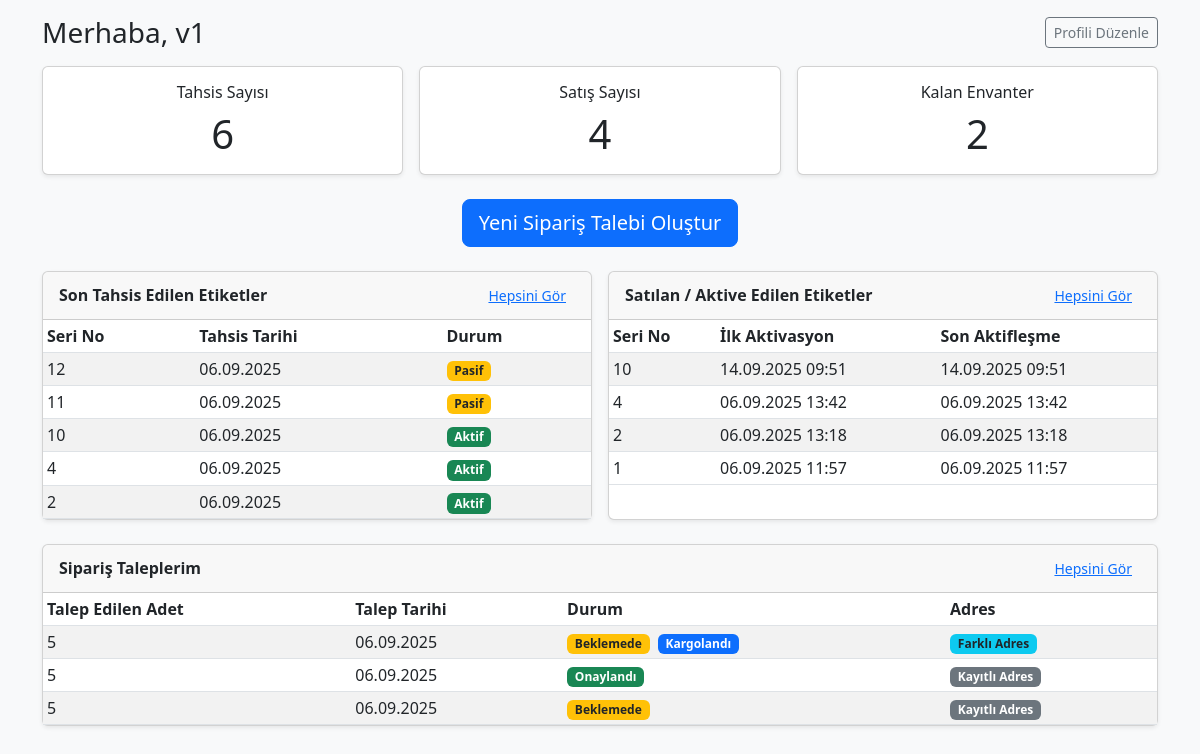
The app's page /veteriner/panel/ (signed in) with its own data.
### veteriner/models.py (models this page shows, shortened)
class Veteriner(models.Model):
    ad = models.CharField(max_length=150)
    telefon = models.CharField(max_length=30, blank=True)
    email = models.EmailField(blank=True)
    il = models.CharField(max_length=50, blank=True)
    ilce = models.CharField(max_length=50, blank=True)
    adres_detay = models.TextField(blank=True)
    kullanici = models.OneToOneField(
        User, null=True, blank=True,
        on_delete=models.SET_NULL, related_name='veteriner_profili'
    )
    aktif = models.BooleanField(default=True)
    olusturulma = models.DateTimeField(auto_now_add=True)
    odeme_modeli = models.CharField(max_length=10, choices=ODEME_SECENEKLERI, default=ODEME_PESIN)
    tahsis_sayisi = models.PositiveIntegerField(default=0)
    satis_sayisi = models.PositiveIntegerField(default=0)
    @property
    def kalan_envanter(self) -> int:
        return max((self.tahsis_sayisi or 0) - (self.satis_sayisi or 0), 0)

class SiparisIstemi(models.Model):
    veteriner = models.ForeignKey(Veteriner, on_delete=models.CASCADE, related_name='siparis_istekleri')
    talep_edilen_adet = models.PositiveIntegerField(default=5, validators=[MinValueValidator(5)])
    talep_tarihi = models.DateTimeField(auto_now_add=True)
    onaylandi = models.BooleanField(default=False)
    onay_tarihi = models.DateTimeField(null=True, blank=True)
    kargolandimi = models.BooleanField(default=False)
    kargo_tarihi = models.DateTimeField(null=True, blank=True)
    kargo_sirketi = models.CharField(max_length=20, choices=KARGO_SECENEKLERI, blank=True)
    kargo_takip_no = models.CharField(max_length=100, blank=True)
    farkli_adres_kullan = models.BooleanField(default=False)
    il = models.CharField(max_length=50, blank=True)
    ilce = models.CharField(max_length=50, blank=True)
    adres_detay = models.TextField(blank=True)
    numune_mi = models.BooleanField(default=False)
    odeme_durumu = models.CharField(max_length=12, choices=ODEME_DURUM_SEC, default=OD_BEKE)
    odeme_tutari = models.DecimalField(max_digits=10, decimal_places=2, null=True, blank=True)
    odeme_para_birimi = models.CharField(max_length=6, default='TRY')
    odeme_yontemi = models.CharField(max_length=10, choices=ODEME_YONTEM_SEC, blank=True)
    odeme_alinma_tarihi = models.DateTimeField(null=True, blank=True)

### anahtarlik/models.py (models this page shows, shortened)
class Etiket(models.Model):
    etiket_id = models.UUIDField(default=uuid.uuid4, editable=False, unique=True)
    seri_numarasi = models.CharField(max_length=50, unique=True)
    evcil_hayvan = models.OneToOneField('EvcilHayvan', on_delete=models.CASCADE, null=True, blank=True)
    qr_kod_url = models.URLField(blank=True)
    aktif = models.BooleanField(default=False)
    olusturulma_tarihi = models.DateTimeField(auto_now_add=True)
    kilitli = models.BooleanField(default=False)
    kanal = models.CharField(max_length=10, choices=KANAL_SECENEKLERI)
    satici_veteriner = models.ForeignKey(
        'veteriner.Veteriner', null=True, blank=True, on_delete=models.SET_NULL, related_name='sattigi_etiketler'
    )
    satici_petshop = models.ForeignKey(
        'petshop.Petshop', null=True, blank=True, on_delete=models.SET_NULL, related_name='sattigi_etiketler'
    )
    tahsis_tarihi = models.DateTimeField(null=True, blank=True)
    first_activated_at = models.DateTimeField(null=True, blank=True)
    aktiflestiren = models.ForeignKey(
        settings.AUTH_USER_MODEL, null=True, blank=True, on_delete=models.SET_NULL, related_name='aktiflestirdigi_etiketler'
    )
    aktiflestirme_tarihi = models.DateTimeField(null=True, blank=True)
    aktivasyon_sayisi = models.PositiveIntegerField(default=0)
    class Meta:
        constraints = [
            models.CheckConstraint(
                name='etiket_vet_icin_veteriner_zorunlu',
                check=(models.Q(kanal__isnull=True) | ~models.Q(kanal=KANAL_VET) | models.Q(satici_veteriner__isnull=False))
            ),
            models.CheckConstraint(
                name='etiket_shop_icin_petshop_zorunlu',
                check=(models.Q(kanal__isnull=True) | ~models.Q(kanal=KANAL_SHOP) | models.Q(satici_petshop__isnull=False))
            ),
            models.CheckConstraint(
                name='etiket_online_icin_partner_bos',
                check=(
                    models.Q(kanal__isnull=True)
                    | ~models.Q(kanal=KANAL_ONLINE)
                    | (models.Q(satici_veteriner__isnull=True) & models.Q(satici_petshop__isnull=True))
                )
            ),
        ]

### veteriner/views.py (the view)
# urls.py: path("panel/", views.veteriner_paneli, name="veteriner_paneli"),
@login_required
def veteriner_paneli(request):
    vet = getattr(request.user, 'veteriner_profili', None)
    if vet is None or not vet.il or not vet.adres_detay:
        messages.info(request, "Lütfen veteriner profilinizi tamamlayın.")
        return redirect("veteriner:veteriner_profil_tamamla")
    if request.method == 'POST':
        form = SiparisForm(request.POST)
        if form.is_valid():
            siparis = form.save(commit=False)
            siparis.veteriner = vet
            if not siparis.farkli_adres_kullan:
                siparis.il = vet.il
                siparis.ilce = vet.ilce
                siparis.adres_detay = vet.adres_detay
            siparis.save()
            messages.success(request, "Sipariş talebiniz alındı.")
            return redirect('veteriner:veteriner_paneli')
    else:
        form = SiparisForm()
    tahsis_qs = Etiket.objects.filter(satici_veteriner=vet, kanal=KANAL_VET).order_by("-tahsis_tarihi", "-olusturulma_tarihi")
    satilan_qs = tahsis_qs.filter(aktif=True)
    siparis_qs = SiparisIstemi.objects.filter(veteriner=vet).order_by('-talep_tarihi')
    context = {
        "vet": vet,
        "tahsis_sayisi": tahsis_qs.count(),
        "satis_sayisi": satilan_qs.count(),
        "kalan_envanter": vet.kalan_envanter,
        "tahsis_edilenler": tahsis_qs[:5],
        "satilanlar": satilan_qs[:5],
        "siparis_istekleri": siparis_qs[:5],
        "siparis_form": form,
    }
    return render(request, "veteriner/panel.html", context)

### courseapp/context_processors.py (called while the page is built, shortened)
def user_panel_target(request):
    try:
        user = request.user
        if not user.is_authenticated:
            return { 'user_panel_url': reverse('user_login') }
        vet = getattr(user, 'veteriner_profili', None)
        if vet is not None:
            if not vet.il or not vet.adres_detay:
                return { 'user_panel_url': reverse('veteriner:veteriner_profil_tamamla') }
            return { 'user_panel_url': reverse('veteriner:veteriner_paneli') }
    except Exception:
        try:
            return { 'user_panel_url': reverse('kullanici_paneli') }
        except Exception:
            return { 'user_panel_url': reverse('user_login') }

def sepet_ozeti(request):
    sepet = request.session.get('sepet', {})
    if isinstance(sepet, list):  # Eski liste ise dict'e çevir (hata önle)
        new_sepet = {}
        for pk in sepet:
            new_sepet[str(pk)] = new_sepet.get(str(pk), 0) + 1
        request.session['sepet'] = new_sepet
        sepet = new_sepet
    sepet_items = []
    toplam = 0
    adet = 0
    return {
        'sepet_items': sepet_items,
        'sepet_toplam': toplam,
        'sepet_adet': adet,
    }

### veteriner/templates/veteriner/panel.html (shortened to what this page needs)
{% load static %}
<!DOCTYPE html>
<html lang="tr">
<head>
  <link href="https://cdn.jsdelivr.net/npm/bootstrap@5.3.0/dist/css/bootstrap.min.css" rel="stylesheet">
</head>
<body class="bg-light p-3">
  <div class="container">
    <div class="d-flex justify-content-between align-items-center mb-3">
      <h3 class="mb-0">Merhaba, {{ vet.ad|default:request.user.username }}</h3>
      <a href="{% url 'veteriner:veteriner_profil_tamamla' %}" class="btn btn-outline-secondary btn-sm">
        Profili Düzenle
      </a>
    </div>
    <div class="row g-3 mb-4">
      <div class="col-md-4">
        <div class="card shadow-sm h-100">
          <div class="card-body text-center">
            <h6 class="card-title">Tahsis Sayısı</h6>
            <p class="display-6 mb-0">{{ tahsis_sayisi }}</p>
          </div>
        </div>
      </div>
      <div class="col-md-4">
        <div class="card shadow-sm h-100">
          <div class="card-body text-center">
            <h6 class="card-title">Satış Sayısı</h6>
            <p class="display-6 mb-0">{{ satis_sayisi }}</p>
          </div>
        </div>
      </div>
      <div class="col-md-4">
        <div class="card shadow-sm h-100">
          <div class="card-body text-center">
            <h6 class="card-title">Kalan Envanter</h6>
            <p class="display-6 mb-0">{{ kalan_envanter }}</p>
          </div>
        </div>
      </div>
    </div>
    <div class="row g-3 mb-4">
      <div class="col-12 text-center">
        <button type="button" class="btn btn-lg btn-primary" data-bs-toggle="modal" data-bs-target="#siparisModal">
          Yeni Sipariş Talebi Oluştur
        </button>
      </div>
    </div>
    <div class="row g-3 mb-4">
      <div class="col-lg-6">
        <div class="card shadow-sm h-100">
          <div class="card-header d-flex justify-content-between align-items-center">
            <strong>Son Tahsis Edilen Etiketler</strong>
            <a href="{% url 'veteriner:tahsis_listesi' %}" class="btn btn-sm btn-link">Hepsini Gör</a>
          </div>
          <div class="card-body p-0">
            <div class="table-responsive">
              <table class="table mb-0 table-sm table-striped">
                <thead>
                  <tr>
                    <th>Seri No</th>
                    <th>Tahsis Tarihi</th>
                    <th>Durum</th>
                  </tr>
                </thead>
                <tbody>
                {% for e in tahsis_edilenler %}
                  <tr>
                    <td>{{ e.seri_numarasi }}</td>
                    <td>{{ e.tahsis_tarihi|date:"d.m.Y" }}</td>
                    <td>
                      {% if e.aktif %}
                        <span class="badge bg-success">Aktif</span>
                      {% else %}
                        <span class="badge bg-warning text-dark">Pasif</span>
                      {% endif %}
                    </td>
                  </tr>
                {% empty %}
                  <tr><td colspan="3" class="text-muted p-3">Tahsis edilmiş etiket yok.</td></tr>
                {% endfor %}
                </tbody>
              </table>
            </div>
          </div>
        </div>
      </div>
      <div class="col-lg-6">
        <div class="card shadow-sm h-100">
          <div class="card-header d-flex justify-content-between align-items-center">
            <strong>Satılan / Aktive Edilen Etiketler</strong>
            <a href="{% url 'veteriner:satis_listesi' %}" class="btn btn-sm btn-link">Hepsini Gör</a>
          </div>
          <div class="card-body p-0">
            <div class="table-responsive">
              <table class="table mb-0 table-sm table-striped">
                <thead>
                  <tr>
                    <th>Seri No</th>
                    <th>İlk Aktivasyon</th>
                    <th>Son Aktifleşme</th>
                  </tr>
                </thead>
                <tbody>
                {% for e in satilanlar %}
                  <tr>
                    <td>{{ e.seri_numarasi }}</td>
                    <td>{{ e.first_activated_at|date:"d.m.Y H:i" }}</td>
                    <td>{{ e.aktiflestirme_tarihi|date:"d.m.Y H:i" }}</td>
                  </tr>
                {% empty %}
                  <tr><td colspan="3" class="text-muted p-3">Kayıt yok.</td></tr>
                {% endfor %}
                </tbody>
              </table>
            </div>
          </div>
        </div>
      </div>
    </div>
    <div class="row mb-4">
      <div class="col-12">
        <div class="card shadow-sm">
          <div class="card-header d-flex justify-content-between align-items-center">
            <strong>Sipariş Taleplerim</strong>
            <a href="{% url 'veteriner:siparis_listesi' %}" class="btn btn-sm btn-link">Hepsini Gör</a>
          </div>
          <div class="card-body p-0">
            <div class="table-responsive">
              <table class="table mb-0 table-sm table-striped">
                <thead>
                  <tr>
                    <th>Talep Edilen Adet</th>
                    <th>Talep Tarihi</th>
                    <th>Durum</th>
                    <th>Adres</th>
                  </tr>
                </thead>
                <tbody>
                {% for s in siparis_istekleri %}
                  <tr>
                    <td>{{ s.talep_edilen_adet }}</td>
                    <td>{{ s.talep_tarihi|date:"d.m.Y" }}</td>
                    <td>
                      {% if s.onaylandi %}
                        <span class="badge bg-success">Onaylandı</span>
                      {% else %}
                        <span class="badge bg-warning text-dark">Beklemede</span>
                      {% endif %}
                      {% if s.kargolandimi %}
                        <span class="badge bg-primary ms-1">Kargolandı</span>
                      {% endif %}
                    </td>
                    <td>
                      {% if s.farkli_adres_kullan %}
                        <span class="badge bg-info text-dark">Farklı Adres</span>
                      {% else %}
                        <span class="badge bg-secondary">Kayıtlı Adres</span>
                      {% endif %}
                    </td>
                  </tr>
                {% empty %}
                  <tr>
                    <td colspan="4" class="text-muted p-3">Henüz sipariş talebiniz bulunmamaktadır.</td>
                  </tr>
                {% endfor %}
                </tbody>
              </table>
            </div>
          </div>
        </div>
      </div>
    </div>
  </div>
</body>
</html>

### records on screen
Veteriner: ad "v1"
Etiket: seri_numarasi "12", tahsis_tarihi "06.09.2025", aktif "Pasif"
Etiket: seri_numarasi "11", tahsis_tarihi "06.09.2025", aktif "Pasif"
Etiket: seri_numarasi "10", tahsis_tarihi "06.09.2025", aktif "Aktif", first_activated_at "14.09.2025 09:51", aktiflestirme_tarihi "14.09.2025 09:51"
Etiket: seri_numarasi "4", tahsis_tarihi "06.09.2025", aktif "Aktif", first_activated_at "06.09.2025 13:42", aktiflestirme_tarihi "06.09.2025 13:42"
Etiket: seri_numarasi "2", tahsis_tarihi "06.09.2025", aktif "Aktif", first_activated_at "06.09.2025 13:18", aktiflestirme_tarihi "06.09.2025 13:18"
Etiket: seri_numarasi "1", first_activated_at "06.09.2025 11:57", aktiflestirme_tarihi "06.09.2025 11:57"
SiparisIstemi: talep_edilen_adet "5", talep_tarihi "06.09.2025", onaylandi "Beklemede", kargolandimi "Kargolandı", farkli_adres_kullan "Farklı Adres"
SiparisIstemi: talep_edilen_adet "5", talep_tarihi "06.09.2025", onaylandi "Onaylandı", farkli_adres_kullan "Kayıtlı Adres"
SiparisIstemi: talep_edilen_adet "5", talep_tarihi "06.09.2025", onaylandi "Beklemede", farkli_adres_kullan "Kayıtlı Adres"

### other values on screen
{{ tahsis_sayisi }} "6"
{{ satis_sayisi }} "4"
{{ kalan_envanter }} "2"
